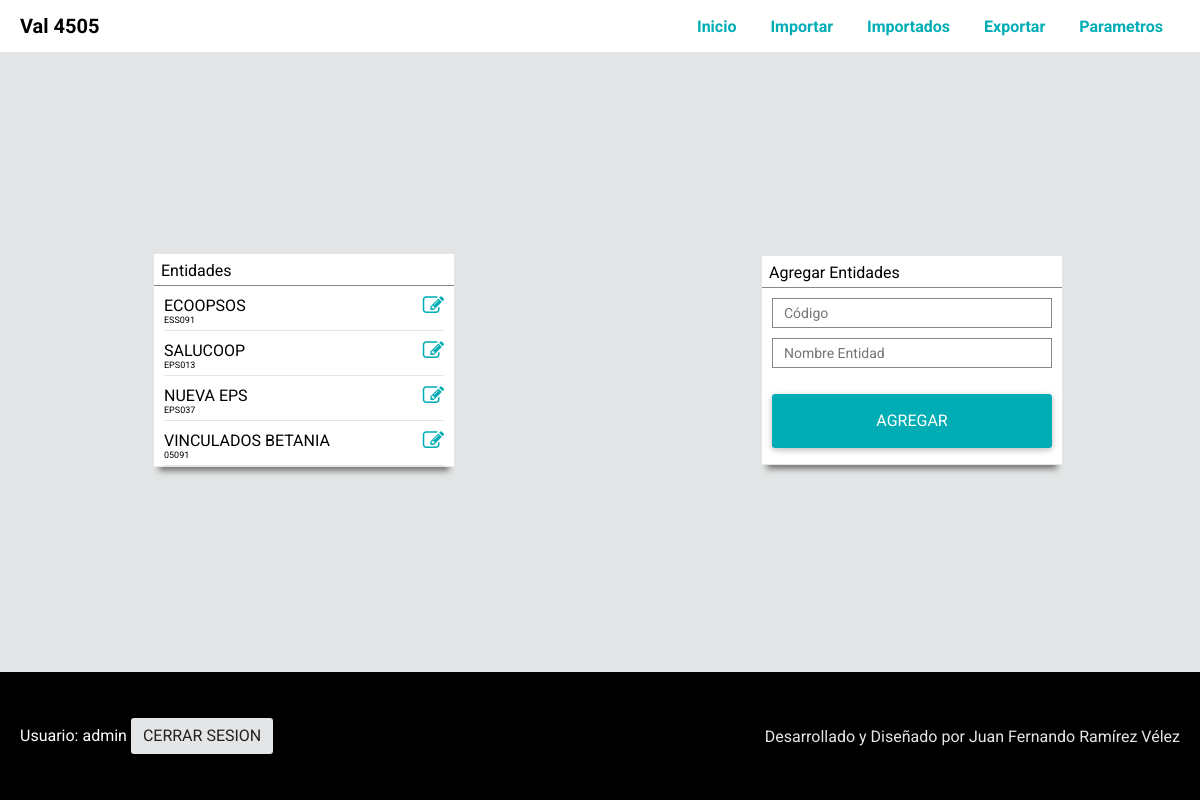
The app's page /dist/inicio.php?menu=3 (signed in), older data.
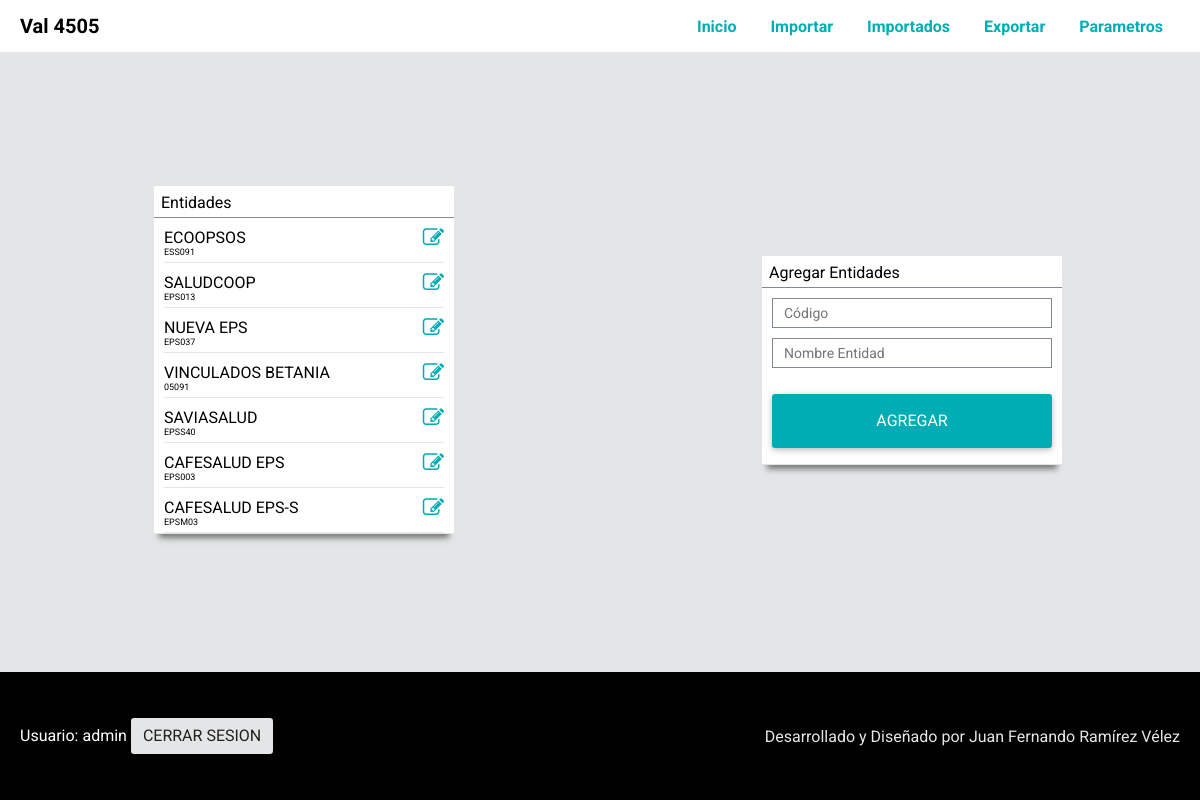
The same page, newer data.
### tables this page shows
CREATE TABLE `entidades` (
  `ENTIDAD_ID` int(11) NOT NULL AUTO_INCREMENT,
  `ENTIDAD_COD` varchar(45) DEFAULT NULL,
  `ENTIDAD_NAME` varchar(45) DEFAULT NULL,
  PRIMARY KEY (`ENTIDAD_ID`),
  UNIQUE KEY `ENTIDAD_ID_UNIQUE` (`ENTIDAD_ID`)
);

### dist/clases/class.ConnectionMySQL.php (called while the page is built)
<?php
abstract class ConnectionMySQL {
	private static $db_host = 'localhost';
	private static $db_user = 'root';
	private static $db_pass = '1234321234Juan';
	protected $db_name = 'val4505';
	public function __construct(){
		$dns = "mysql:host=" . self::$db_host . ";dbname=" . $this->db_name;
		$options = array( PDO::MYSQL_ATTR_LOCAL_INFILE => 1,PDO::ATTR_ERRMODE => PDO::ERRMODE_EXCEPTION,PDO::MYSQL_ATTR_INIT_COMMAND => 'SET NAMES utf8');
	try {
		$this->conn = new PDO($dns, self::$db_user, self::$db_pass, $options);
	} catch(PDOException $e){
            $this->error = $e->getMessage();
        }
	}
}
?>

### dist/clases/class.Menu.php (called while the page is built, shortened)
<?php
require_once ("class.ConnectionMySQL.php");
class Menu extends ConnectionMySQL {
	public function getMenu ($id_menu) {
		$this->query = $this->conn->prepare('SELECT MENU_ID, MENU_NAME, MENU_HTML FROM menu WHERE MENU_ID ='.$id_menu);
		$this->query->execute();
		return $this->query->fetchAll(PDO::FETCH_BOTH);
	}
}
?>

### dist/clases/class.Entidad.php (called while the page is built, shortened)
<?php
require_once ("class.ConnectionMySQL.php");
class Entidad extends ConnectionMySQL {
	public function getEntidades () {
		$this->query = $this->conn->prepare('SELECT ENTIDAD_ID, ENTIDAD_COD, ENTIDAD_NAME FROM entidades');
		$this->query->execute();
		return $this->query->fetchAll(PDO::FETCH_BOTH);
	}
}
?>

### dist/clases/class.Session.php (called while the page is built, shortened)
<?php
class sesion {
  public function get($nombre) {
     if (isset ( $_SESSION [$nombre] )) {
        return $_SESSION [$nombre];
     } else {
         return false;
     }
  }
}
?>

### dist/page.Entidades.php (the view, shortened to what this page needs)
<div class="row-container">
	<div class="box">
		<div class="param-title">
			Entidades
		</div>
		<div class="param-content">
			<ul>
			<?php
			for ($i=0;$i<sizeof($list_enti);$i++)
			{
			?>
				<li>
					<div class="entidad-item"><?php echo $list_enti[$i]["ENTIDAD_NAME"];?></div>
					<div class="entidad-item-edit"><a href="?menu=4&CodEPS=<?php echo $list_enti[$i]["ENTIDAD_COD"];?>" title="Editar"><i class="fa fa-pencil-square-o fa-lg"></i></a></div>
					<div class="entidad-detalle"><?php echo $list_enti[$i]["ENTIDAD_COD"];?></div>
				</li>
			<?php
			}
			?>
			</ul>
		</div>
	</div>
	<div class="box">
		<div class="param-title">
			Agregar Entidades
		</div>
		<div class="param-content">
			<form action="modulos/module.AgregarEntidad.php" class="form" method="POST">
				<input type="text" name="ent-cod" placeholder="Código">
				<input type="text" name="ent-nombre" placeholder="Nombre Entidad">
				<input type="submit" class="btn btn-primary btn-large ent-submit" name="grabar-entidad" value="Agregar" />
			</form>
		</div>
	</div>
</div>

### dist/inicio.php (shortened to what this page needs)
<?php
    require_once("clases/class.Session.php");
    require_once ("clases/class.Menu.php");
    require_once ("clases/class.Entidad.php");
    $objEntidad = new Entidad();
    $objMenu = new Menu();
    $sesion = new sesion();
    if (isset($_GET['menu'])){
        $id = $objMenu->getMenu($_GET['menu']);
    }
    $list_enti = $objEntidad->getEntidades();
?>
<!doctype html>
<html lang="es">
    <head>
        <link rel="stylesheet" href="./css/style.css">
        <link rel="stylesheet" href="https://cdnjs.cloudflare.com/ajax/libs/font-awesome/4.4.0/css/font-awesome.css">
    </head>
    <body class="flex-body">
	<header>
            <div class="logo"><a href="inicio.php">Val 4505</a></div>
            <nav role="navigation">
                <ul class="menu">
                    <li><a href="inicio.php">Inicio</a></li>
                    <li><a href="?menu=6">Importar</a></li>
                    <li><a href="?menu=10">Importados</a></li>
                    <li><a href="?menu=7">Exportar</a></li>
                    <li><a href="?menu=2">Parametros</a></li>
                </ul>
        </nav>
        </header>
        <div class="container">
                <?php
                    if (!empty($_GET["menu"]))
                    {
                        for ($i=0;$i<sizeof($id);$i++)
                        {
                        include ($id["$i"]["MENU_HTML"].".php");
                        }
                    }
                    else
                    {
                    }
                ?>
        </div>
        <footer>
            <div class="footer-usuario">
                Usuario:  <?php echo $sesion->get("usuario");?> <button class="btn btn-default" ><a href="modulos/module.CerrarSesion.php"> Cerrar Sesion </a></button>
            </div>
            <div class="footer-derechos">
                Desarrollado y Diseñado por Juan Fernando Ramírez Vélez
            </div>
        </footer>
    </body>
</html>

Row changes from the older to the newer data that the page shows:
changed entidades "EPS013": ENTIDAD_NAME "SALUCOOP" → "SALUDCOOP"
added entidades: ENTIDAD_NAME "SAVIASALUD", ENTIDAD_COD "EPSS40"
added entidades: ENTIDAD_NAME "CAFESALUD EPS", ENTIDAD_COD "EPS003"
added entidades: ENTIDAD_NAME "CAFESALUD EPS-S", ENTIDAD_COD "EPSM03"
